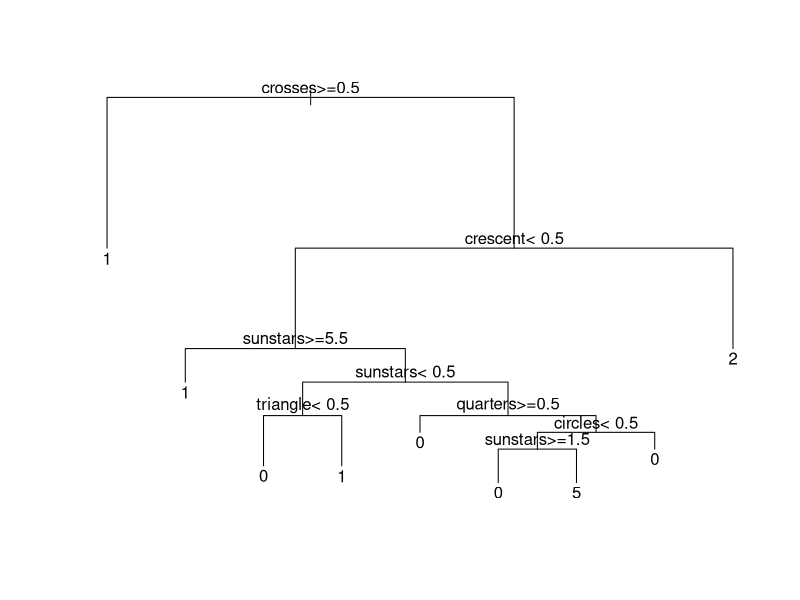
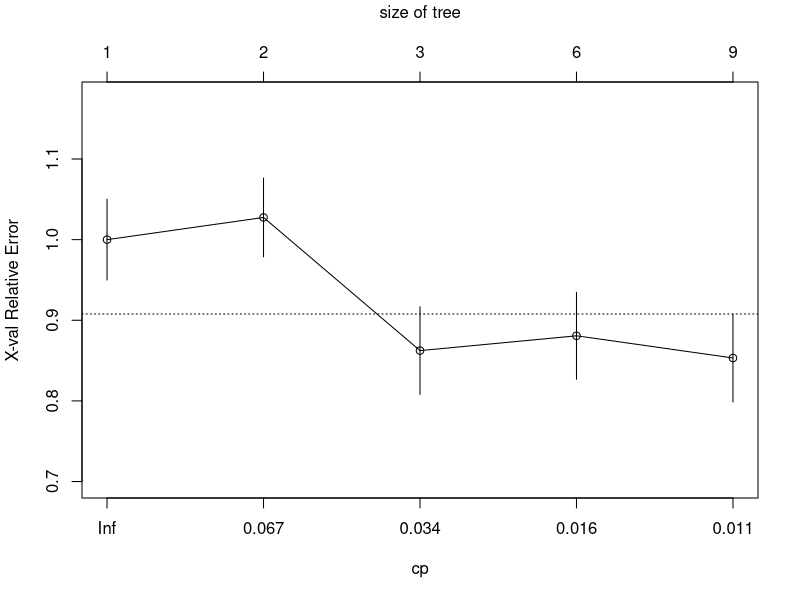
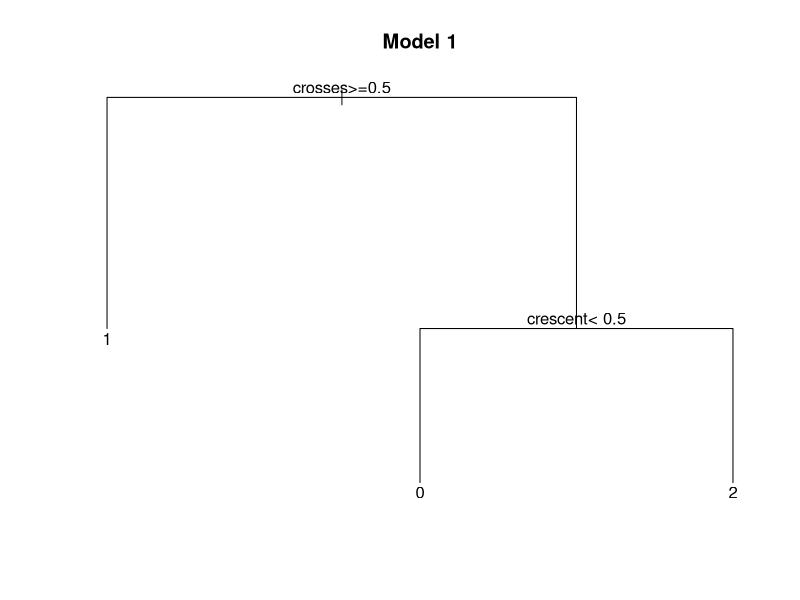
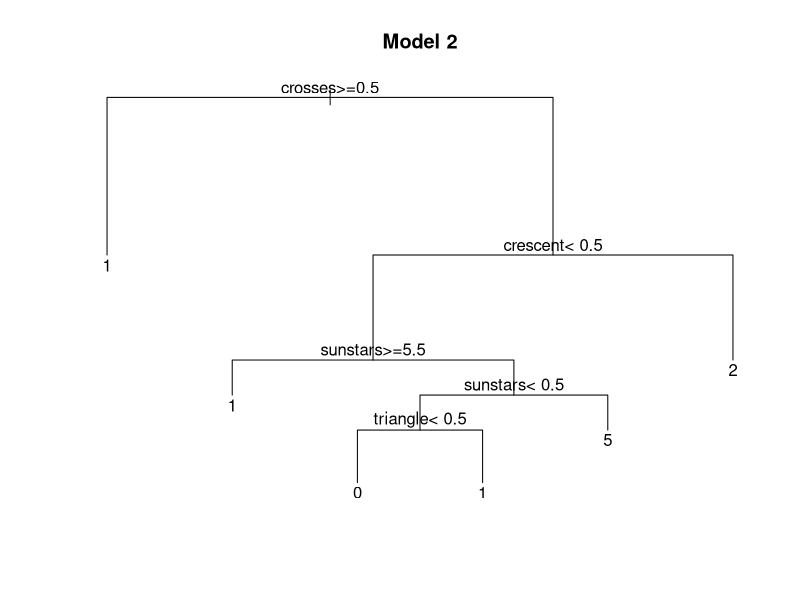

Write R code to recreate these figures, in order.
setwd("C:/Users/Alfonso/Desktop/JOM/Introduction_Machine_Learnin_TeamLeada/Classification_Trees")

##############################
#Supervised Machine Learning##
##############################
# search for patterns in labeled data to produce a model to make predictions 
#on future unlabeled data.

#Data-> Flag data taken from UC Irvine Machine Learning database.

data<-read.csv('flag_data.csv',header=T)

#Split Data 
traindata <- data[1:150, ]
testdata <- data[151:194, -6]

#Install and load packages. 
install.packages('rpart')
library('rpart')

#Idea of the Model-> Predict RELIGION of a country. 

#####################
#Clasification Trees#
#####################

#Advantages: 
#- Little data preparation and cleaning and specifically can be used with missing data
#- Easy to interpret and explain to others!

#Building a Model: 

model<-rpart(religion~circles+crosses+saltires+quarters+sunstars+crescent+triangle,data=traindata,method='class',control=rpart.control(minsplit=10))

#Method=class-> Because our response variable is a classification of religion categories. 

quiz_model<-rpart(religion~landmass+population+language,data=traindata,method='class')

#model in text form 
model 

#plot model 
plot(model)
text(model)

##################
#CROSS-VALIDATION#
##################

#This is done multiple times to prevent variability

#Create a subset on the training data 
subset<-traindata[1:10,-7]
train_subset<-traindata[11:150,]

subset_two <- traindata[11:20, ]
#Save the religions of subset into subset_religions. 

subset_religions<-traindata[1:10,7]
subset_religions2<-traindata[11:20, 7]

#Build a model-> Build model on the rest of the training_Data
cv_model<-rpart(religion~circles+crosses+saltires+quarters+sunstars+crescent+triangle,data=train_subset,method='class',control=rpart.control(minsplit=10))

#Make Predictions on subset data. 
cv_predictions<-predict(cv_model,newdata=subset,type='class')

cv_predictions_two<-predict(cv_model,newdata=subset_two,type='class')

cv_predictions<-as.vector(cv_predictions)

cv_predictions_two<-as.vector(cv_predictions_two)

#ACCURATE 
# we cross-validate our results by performing matching and sum the boolean vector.
sum(cv_predictions==subset_religions)

sum(cv_predictions_two==subset_religions2)

######################
#Complexity Parameter#
######################

#Cp-> panalizing cost for a larger tree. 
#Idea_ There exist a pruned tree which minimizes the tradeoff between classification error and tree complexity. 
#You must build a model tree and the prune it selecting the appropiate complexity parameter. 
#Doing the above should give the lowest cross-validated error and the simplest tree. 

#Function printcp()-> pick the optimal complexity parameter and number of tree splits. 

#explanation of naswer-> The lowest 'xerror' is 0.82569, however since 0.82569+0.05504>0.82569 we select a simpler tree. 

printcp(model)
#We can also prune our tree graphically with the plotcp() function
plotcp(model)

#To prume model we use prune() function. 
prune_model<-prune(model,cp=.034)
plot(prune_model,main="Model 1")
text(prune_model)

prune_model_two<-prune(model,cp=.0214)
plot(prune_model_two,main='Model 2')
text(prune_model_two)

#Important Question to ask: 
#Do you want to have a simpler tree to avoid overfitting?
#Or
#Do you want to have a more complex tree to avoid missclassification error?

#Important-> The predictive accuracy of your model depends most on the explanatory variables you choose for prediction and 
#the cross-validated results on your training data.

#Predict on pruned tree. 

#Pruned Model #2 
predictions<-predict(prune_model_two,newdata=testdata,type='class')
predictions<-as.vector(predictions)

test_responses<-data[151:194,6]
sum(predictions==test_responses)

#Pruned Model #1 
predictions1<-predict(prune_model,newdata=testdata,type='class')
predictions1<-as.vector(predictions1)

test_responses<-data[151:194,6]
sum(predictions1==test_responses)
